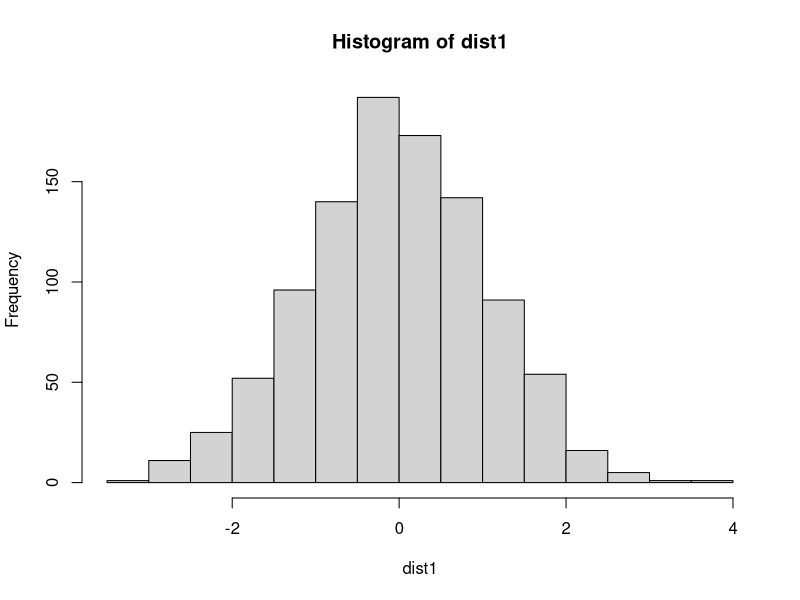
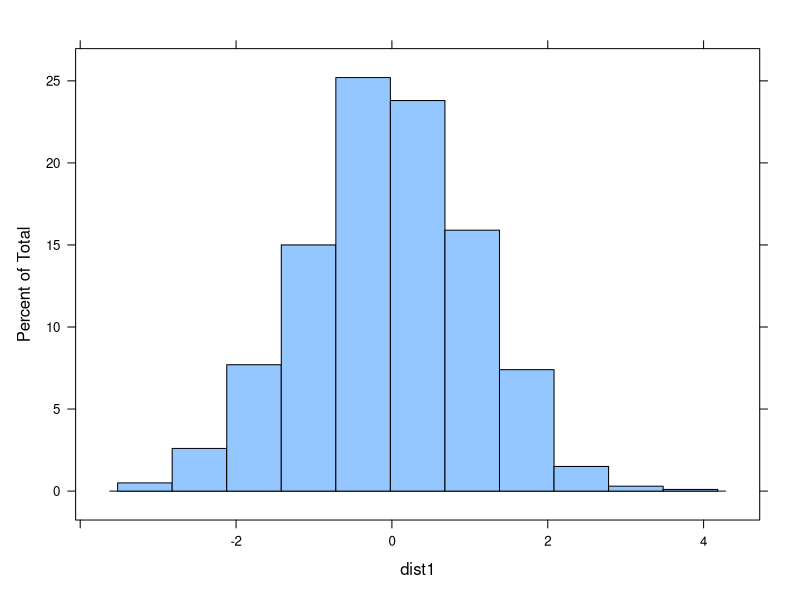
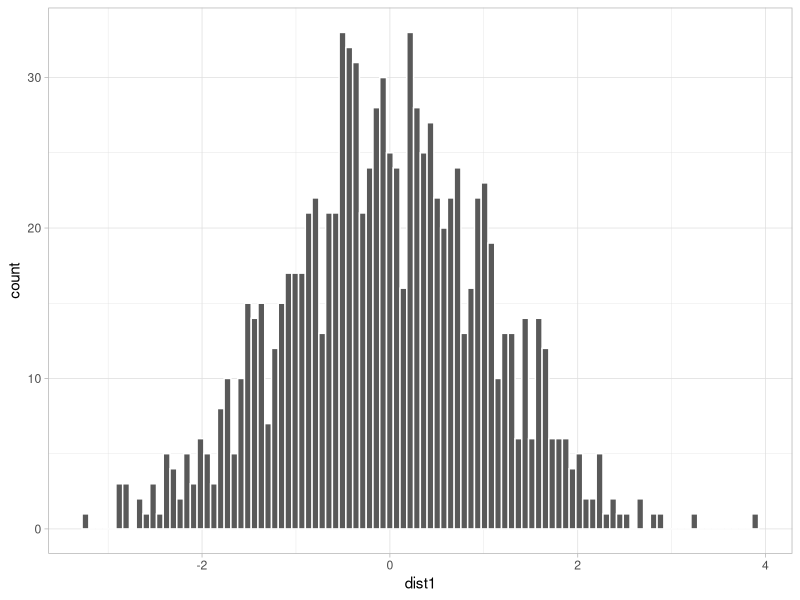
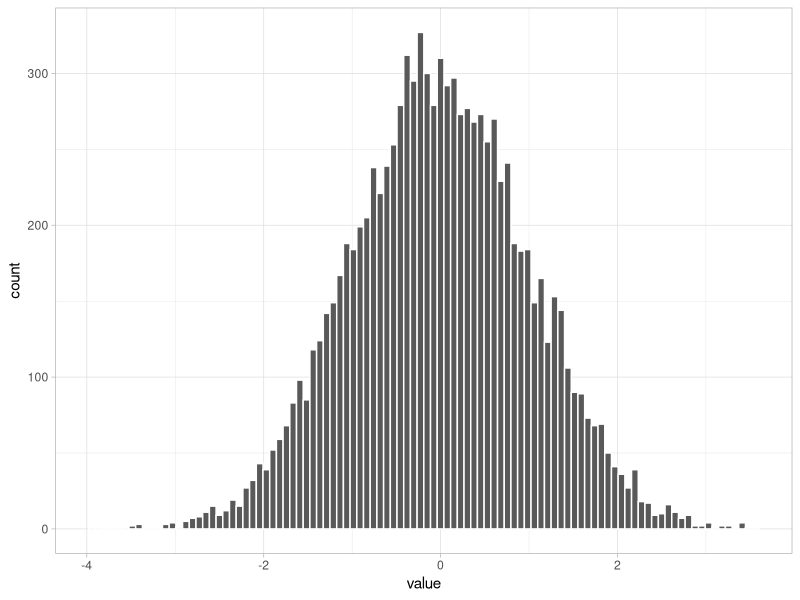
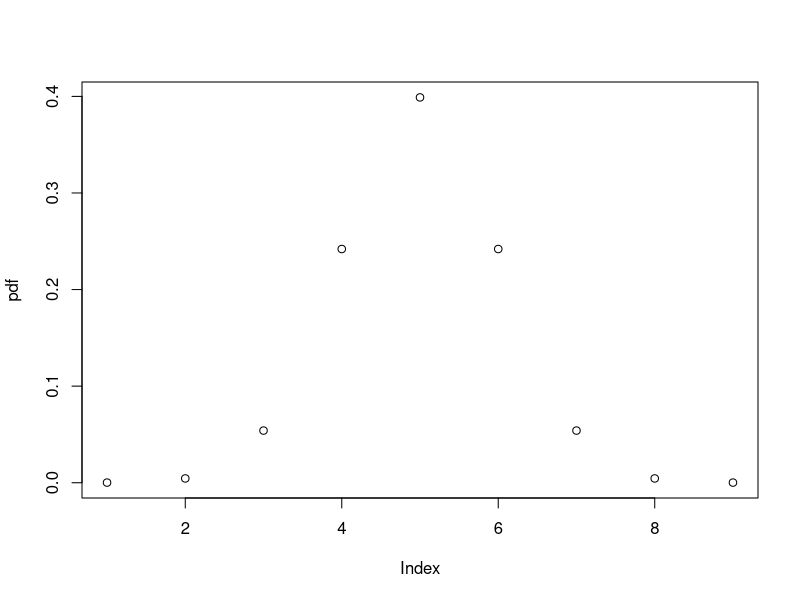
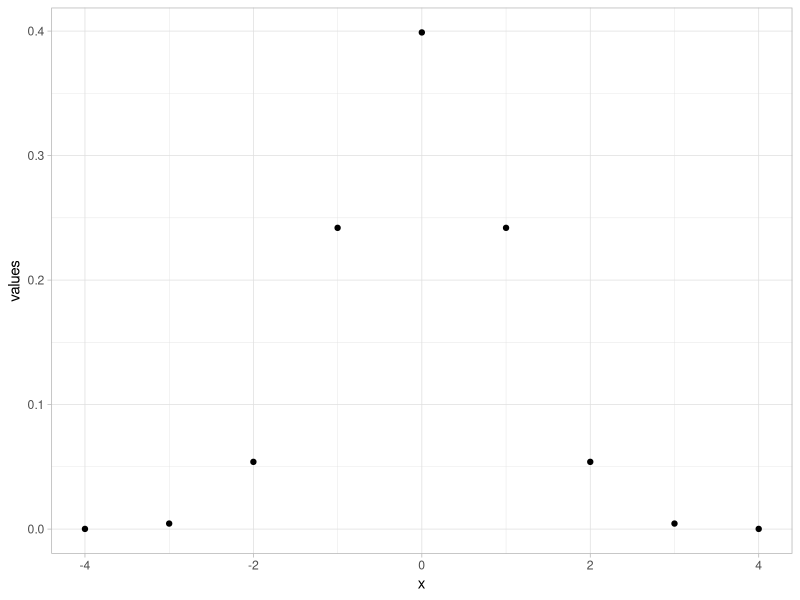
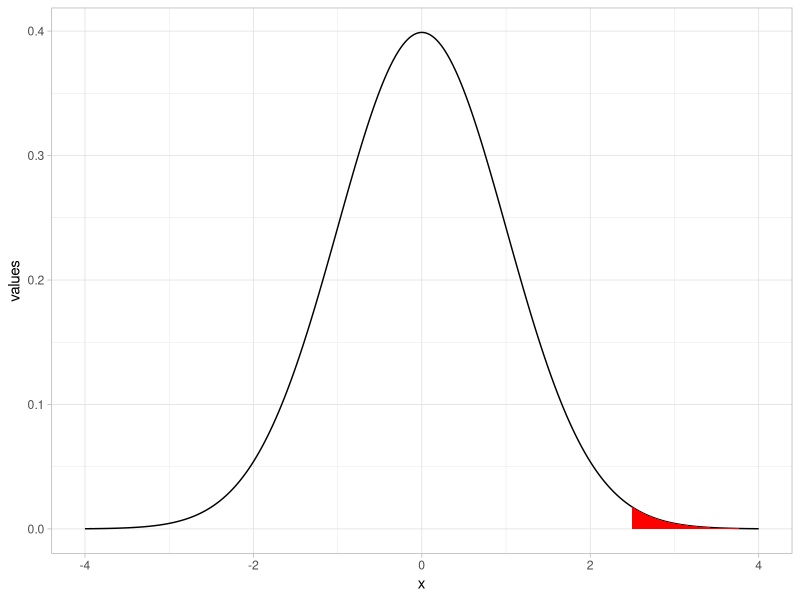
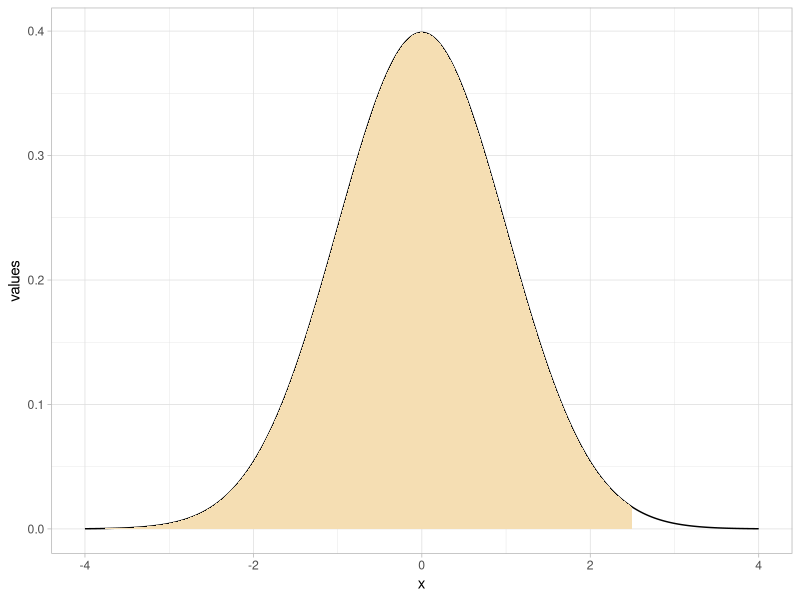

Source code (R) for these figures, in order:
## ---- chunk 1
knitr::opts_chunk$set(echo = TRUE, message = FALSE)
## ---- chunk 2
library(tidyverse)
theme_set(theme_light())
## ---- chunk 3
dist1 <- rnorm(1000)
hist(dist1)
lattice::histogram(dist1)
ggplot(aes(dist1),data = as_tibble(dist1))+
  geom_histogram(color = 'white', bins = 100)

dist2 <- as_tibble(rnorm(10000, mean = 0, sd = 1))
dist2 %>% 
  ggplot(aes(value))+
  geom_histogram(color = 'white', bins = 100)
## ---- chunk 4
sum(dist1>2.5)
## ---- chunk 5
sum(dist1 > 2.5)/length(dist1)
## ---- chunk 6
sum(dist1> 1.5)/length(dist1)
## ---- chunk 7
sum(dist1 < 2.5)/length(dist1)
dnorm(2.5)
## ---- chunk 8
dnorm(-4:4, mean = 0, sd = 1)
pdf <- dnorm(-4:4, mean = 0, sd = 1)
plot(pdf)
data_points <-  tibble(values =  dnorm(-4:4, mean = 0, sd = 1), x = -4:4)
data_points %>%
  ggplot(aes(x, values)) +
  geom_point()
## ---- chunk 9
data_line <-  tibble(values =  dnorm(seq(-4, 4, .001), mean = 0, sd = 1), 
                     x = seq(-4, 4, .001))
data_color1 <- data_line %>% filter(x > 2.5)
data_line %>%
  ggplot(aes(x, values)) +
  geom_line()+
  geom_ribbon(data = data_color1,
              fill = 'red',
              aes(ymin = 0, ymax = values))
## ---- chunk 10
pnorm(2.5, 0, 1) 
pnorm(2.5, 0, 1, lower.tail = FALSE)
## ---- chunk 11
data_color2 <- data_line %>% filter(x < 2.5)
data_line %>%
  ggplot(aes(x, values)) +
  geom_line()+
  geom_ribbon(data = data_color2,
              fill = 'wheat',
              aes(ymin = 0, ymax = values))
## ---- chunk 12
qnorm(0.006209665)
qnorm(.05) 
qnorm(.05, lower.tail = FALSE)
## ---- chunk 13
sample_mean <- mean(rnorm(10, 0, 1))
sample_mean
## ---- chunk 14
sm1 <- replicate(1000, mean(rnorm(10, 0, 1)))
sm1 %>% lattice::histogram()
sm1 %>% lattice::densityplot()
## ---- chunk 15
sd = 1
n = 10
sd / sqrt(n)
sem1 <- sd(sm1)
sem1
## ---- chunk 16
pnorm(2.5, 0, 1, lower.tail = F)
## ---- chunk 17
m <- rnorm(1000000, 0, 1)
slt <- sum(m > 2.5)
slt / 1000000
## ---- chunk 18
m_score <- 100
sd_score <- 10
q_3sd <- 130
N_score <- 10000

p_score <- pnorm(q = q_3sd, mean = m_score, sd = sd_score, lower.tail = F)

round(p_score * N_score)
## ---- chunk 19
obs <- rnorm(10000, 100, 10)
sum(obs > 130)/10000 
## ---- chunk 20
samp_dist <- replicate(10000, mean(rnorm(25, 10, 20)))
hist(samp_dist)
sum(samp_dist>= 12) / 10000
## ---- chunk 21
samp_dist <- replicate(10000, mean(rnorm(100, 10, 20)))
hist(samp_dist)
sum(samp_dist>= 12) / 10000
## ---- chunk 22
samp_dist <- replicate(10000, sd(rnorm(25, 10, 20)))
hist(samp_dist)
sum(samp_dist <= 15) / 10000
